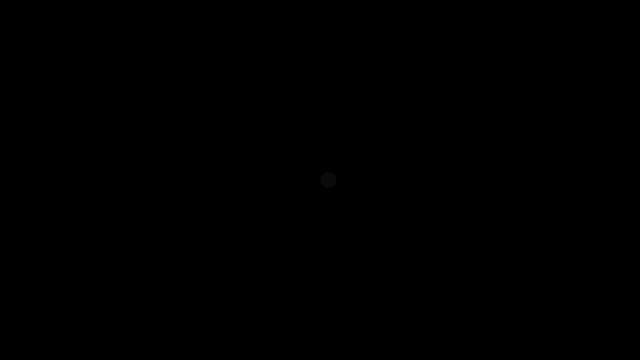
Frame 1 (no input)
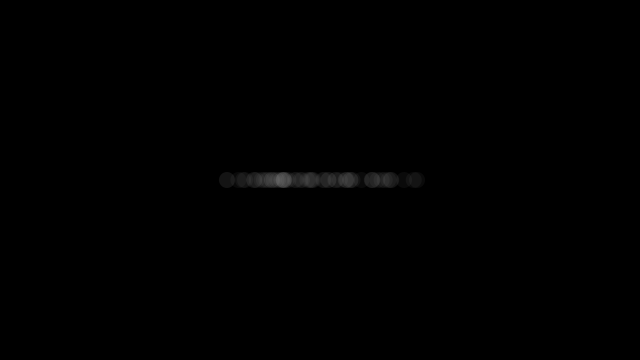
Frame 60 (the mouse pressed at the canvas centre just before this capture)
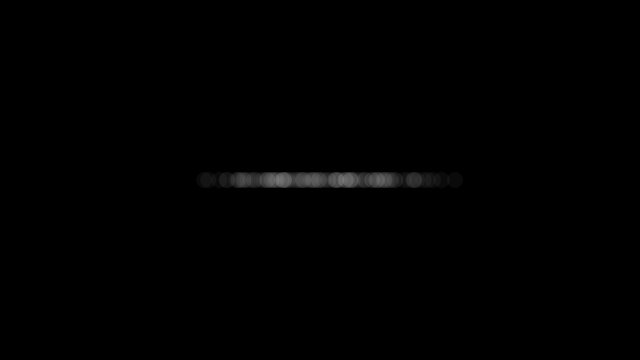
Frame 120 (the mouse held since frame 60 and released just before this capture)

The Processing sketch that drew these frames (run headless with seeded random() and noise(); from frame 60 on, the mouse is pressed at the canvas centre):

// Processing sketch: C0_4_randomGaussian
// ── C0_4_randomGaussian.pde
void setup(){
  size(640,360);
  background(0);
}
void draw() {
  float num = randomGaussian();
  float sd = 60;
  float mean = 320;
  float x = sd*num+mean;
  noStroke();
  fill(255, 10);
  ellipse(x, 180, 16, 16);
}
